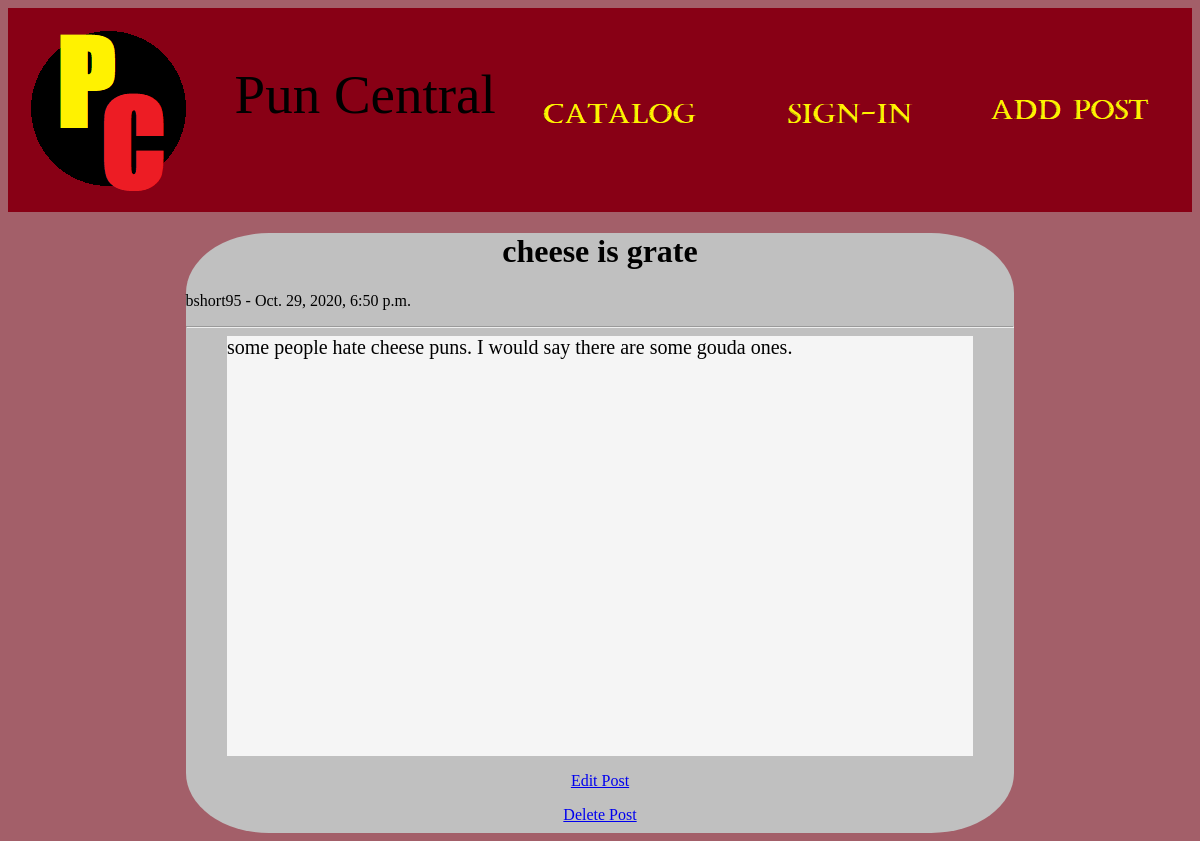
The app's page /post/2/ with its own data.
### blog/models.py (models this page shows, shortened)
class Post(models.Model):
    title = models.CharField(max_length = 100)
    content = models.TextField()
    date_posted = models.DateTimeField(default = timezone.now)
    author = models.ForeignKey(User, on_delete = models.CASCADE)

### blog/views.py (the view)
# urls.py: path('post/<int:pk>/', PostDetailView.as_view(), name = 'post-detail'),
class PostDetailView(DetailView):
    model = Post

### blog/templates/blog/post_detail.html
{% extends "blog/base.html" %}
{% block content %}
<div class = "blogbox" style="width:70%; height:600px; margin:auto; background-color:silver; border-radius:10%" >
<h1 style="text-align: center ;">{{ object.title }}</h1>
<p>{{object.author}} - {{object.date_posted}}<p>
<hr/>
<p style="font-size: 20px;width: 90%; background-color: whitesmoke; margin:auto; height: 70%;">{{object.content}}</p>
<p style="text-align: center;"><a href="{% url 'post-update' object.id %}" > Edit Post </a></p>
<p style="text-align: center;"><a href="{% url 'post-delete' object.id %}" > Delete Post </a></p>
</div>
{% endblock content %}

### blog/static/blog/main.css (style rules this page uses)
body { background-color: rgb(163, 95, 105); }

### records on screen
Post: title "cheese is grate", author "bshort95", date_posted "Oct. 29, 2020, 6:50 p.m.", content "some people hate cheese puns. I would say there are some gouda ones."
